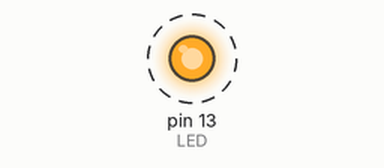
A sketch run on a simulated Arduino Uno, built with avr-gcc and run on an emulated ATmega328P. Parts: output pins drawn as LEDs (lit = HIGH). Dashed ring = blinking.

Above: at 0.2 s.
Timing chart, 0 to 3.0 s (numbered marks = the images above):
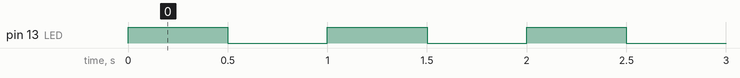

Measured:
- by itself, pin 13 (LED): alternates HIGH for 0.50 s and LOW for 0.50 s

The sketch:

midlevelBLINK.ino
```cpp
void setup() {
  // DDRB is the name for address 0x24
  // We use bitwise OR (|=) to turn ON bit 5 without changing bits 0-4
  DDRB |= (1 << 5);       // Set PB5 (Pin 13) to Output
}

void loop() {
  // PORTB is the name for address 0x25
  PORTB |= (1 << 5);      // Set PB5 HIGH (Turn LED ON)
  delay(500);

  // We use bitwise AND (&) with NOT (~) to turn OFF only bit 5
  PORTB &= ~(1 << 5);     // Set PB5 LOW (Turn LED OFF)
  delay(500);
}
```
